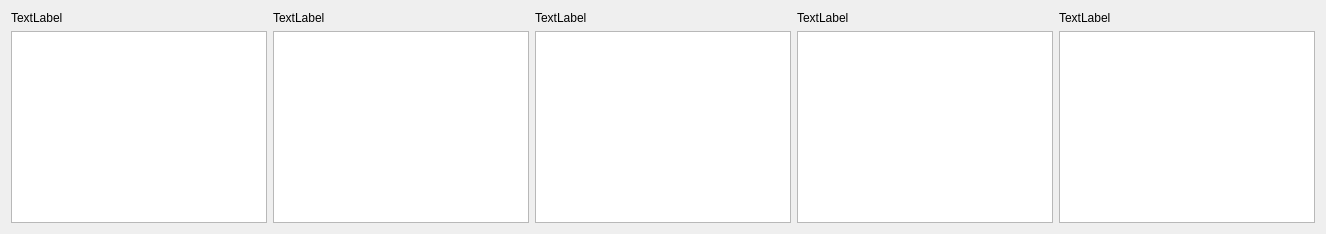
         <widget class="QWidget" name="page_9">
          <layout class="QVBoxLayout" name="verticalLayout_13">
           <item>
            <layout class="QGridLayout" name="gridLayout_11">
             <item row="0" column="3">
              <widget class="QLabel" name="label_44">
               <property name="text">
                <string>TextLabel</string>
               </property>
              </widget>
             </item>
             <item row="0" column="1">
              <widget class="QLabel" name="label_42">
               <property name="text">
                <string>TextLabel</string>
               </property>
              </widget>
             </item>
             <item row="0" column="0">
              <widget class="QLabel" name="label_41">
               <property name="text">
                <string>TextLabel</string>
               </property>
              </widget>
             </item>
             <item row="0" column="2">
              <widget class="QLabel" name="label_43">
               <property name="text">
                <string>TextLabel</string>
               </property>
              </widget>
             </item>
             <item row="0" column="4">
              <widget class="QLabel" name="label_45">
               <property name="text">
                <string>TextLabel</string>
               </property>
              </widget>
             </item>
             <item row="1" column="0">
              <widget class="QListWidget" name="listWidget_41">
               <property name="iconSize">
                <size>
                 <width>150</width>
                 <height>150</height>
                </size>
               </property>
               <property name="viewMode">
                <enum>QListView::IconMode</enum>
               </property>
              </widget>
             </item>
             <item row="1" column="1">
              <widget class="QListWidget" name="listWidget_42">
               <property name="iconSize">
                <size>
                 <width>150</width>
                 <height>150</height>
                </size>
               </property>
               <property name="viewMode">
                <enum>QListView::IconMode</enum>
               </property>
              </widget>
             </item>
             <item row="1" column="2">
              <widget class="QListWidget" name="listWidget_43">
               <property name="iconSize">
                <size>
                 <width>150</width>
                 <height>150</height>
                </size>
               </property>
               <property name="viewMode">
                <enum>QListView::IconMode</enum>
               </property>
              </widget>
             </item>
             <item row="1" column="3">
              <widget class="QListWidget" name="listWidget_44">
               <property name="iconSize">
                <size>
                 <width>150</width>
                 <height>150</height>
                </size>
               </property>
               <property name="viewMode">
                <enum>QListView::IconMode</enum>
               </property>
              </widget>
             </item>
             <item row="1" column="4">
              <widget class="QListWidget" name="listWidget_45">
               <property name="iconSize">
                <size>
                 <width>150</width>
                 <height>150</height>
                </size>
               </property>
               <property name="viewMode">
                <enum>QListView::IconMode</enum>
               </property>
              </widget>
             </item>
            </layout>
           </item>
          </layout>
         </widget>
